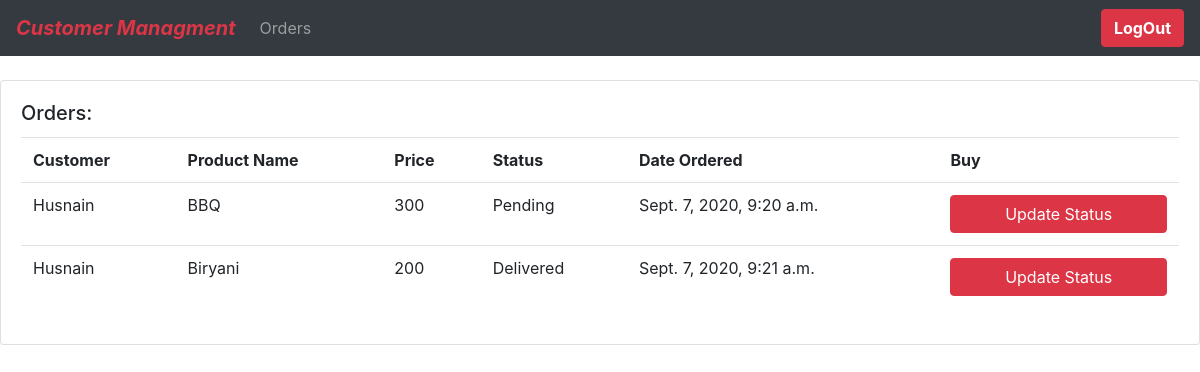
/seller/orders/4 (signed in), run on an earlier commit of the app's database.
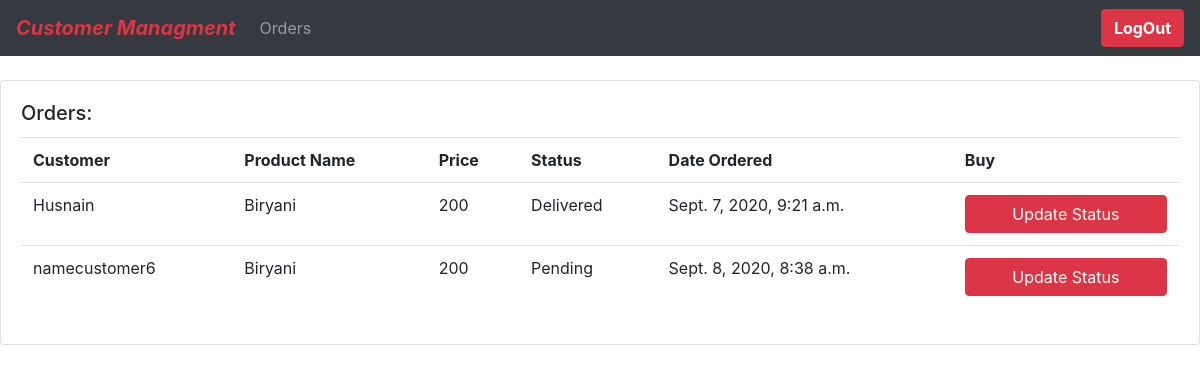
And on a later commit of the database.
### Customer/models.py (models this page shows, shortened)
class Order(models.Model):
    STATUS = (
        ('Pending' , 'Pending'),
        ('Delivered' , 'Delivered'),
    )
    customer = models.ForeignKey(Customer , null=True , on_delete=models.SET_NULL)
    product = models.ForeignKey(Product,null=True , on_delete=models.SET_NULL)
    date_created = models.DateTimeField(auto_now=True)
    status = models.CharField(max_length=200,default="Pending", null=True,choices=STATUS)
    class Meta:
        verbose_name = 'Order'
        verbose_name_plural = 'Orders'

class Customer(models.Model):
    user = models.OneToOneField(User,on_delete=models.CASCADE,unique=True)
    first_name = models.CharField(max_length=50)
    last_name = models.CharField(max_length=50,null=True)
    profile_pic = models.ImageField(null=True, default="defaultprofile.jpg" ,blank=True)
    created_at = models.DateTimeField(auto_now_add=True,max_length=200)
    updated_at = models.DateTimeField(auto_now=True,max_length=200)
    class Meta:
        verbose_name = 'Customer'
        verbose_name_plural = 'Customers'

### product/models.py (models this page shows, shortened)
class Product(models.Model):
    seller = models.ForeignKey(Seller , on_delete=models.CASCADE)
    name = models.CharField(unique=True,max_length=200)
    description = models.CharField(max_length=200)
    price = models.IntegerField()
    created_at = models.DateTimeField(auto_now_add=True,max_length=200)
    updated_at = models.DateTimeField(auto_now=True,max_length=200)
    class Meta:
        verbose_name = 'Product'
        verbose_name_plural = 'Products'

### seller/views.py (the view)
# urls.py: path('orders/<str:pk>' ,seller_orders_view ,name='seller-orders'),
@login_required(login_url="signin")
@user_passes_test(is_user_seller , login_url='signin')
def seller_orders_view (request, pk):
    seller = Seller.objects.get(id=pk)
    order =Order.objects.filter(product__seller__id=pk)
    context ={"order":order}
    return render(request,'orders.html' , context)

### seller/views.py (called while the page is built)
def is_user_seller(user):
    if user.user_type=="SELLER" and user.is_active:
        return True

### static/template/orders.html
{% extends 'main.html' %}
{% block content %}
<br>
<div class="row">
    <div class="col-md">
        <div class="card card-body">
            <h5 class="card-title">Orders:</h5>
            <table class="table">
                <tr>
                    <th>Customer</th>
                    <th>Product Name</th>
                    <th>Price</th>
                    <th>Status</th>
                    <th>Date Ordered</th>
                    <th>Buy</th>
                </tr>
                <tr>
                {% for i in order%}
                <tr>
                    <td> {{i.customer.first_name}}</td>
                    <td> {{i.product.name}}</td>
                    <td> {{i.product.price}}</td>
                    <td>{{i.status}}</td>
                    <td>{{i.date_created}}</td>
                    <td><a class="btn btn-danger btn-block" href="">Update Status</a></td>
                </tr>
                {% endfor %}
                </tr>
            </table>
        </div>
    </div>
</div>
{% endblock %}

What changed in the data, as far as the page shows it:
removed Order: customer.first_name "Husnain", product.name "BBQ", product.price "300", status "Pending", date_created "Sept. 7, 2020, 9:20 a.m."
added Order: customer.first_name "namecustomer6", product.name "Biryani", product.price "200", status "Pending", date_created "Sept. 8, 2020, 8:38 a.m."
